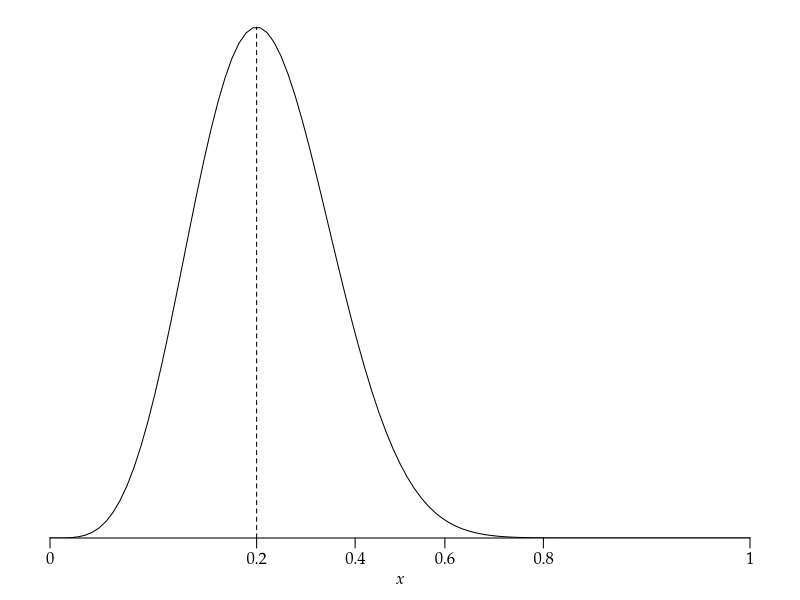

Reproduce this figure in R. (Note: this script raises an error after producing the figure.)
args = commandArgs()
basename = sub(".R$", "", sub("^--file=(.*/)?", "", args[grep("^--file=", args)]))
if (length(basename) != 0)
    pdf(file=paste0(basename, "_tmp.pdf"), colormodel="gray", width=4, height=2.5)
par(family="Palatino")
par(mgp=c(1.5,0.5,0)) # title and axis margins. default: c(3,1,0)
par(mar=c(3,1,1,1)+0.1) # bottom, left, top, right margins. default: c(5,4,4,2)+0.1

f = function(x) dbeta(x, 3, 9)
pb = function(x) (2/pi)*asin(sqrt(x))
qb = function(z) (sin(pi*z/2))^2
curve(f(qb(x)), 0, 1, ylim=c(0, 1.01*f(0.2)),
      xlab=expression(italic(x)), ylab="", yaxs="i", axes=FALSE)
axis(1, at=pb(0:5/5), 0:5/5)
segments(pb(0.2), 0, pb(0.2), f(0.2), lty=2)

dev.off()
embedFonts(paste0(basename, "_tmp.pdf"), outfile=paste0(basename, ".pdf"),
           options="-c \"<</NeverEmbed []>> setdistillerparams\" -f ")
